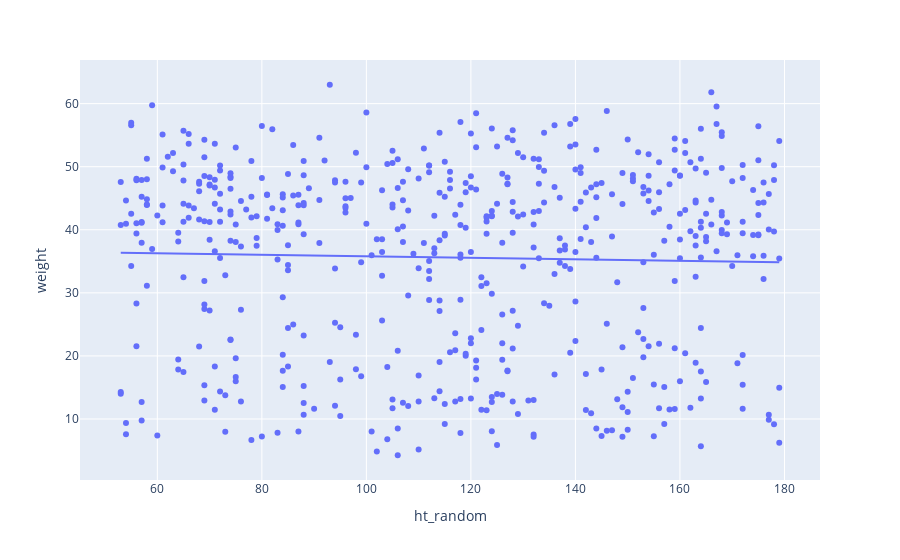

Notebook source saved alongside this figure:
### Code cell
fig_scatter_rand.show()

### Figure 1 — Plotly figure (JSON) as saved in the notebook; plotly's stock layout.template omitted (floating-point values rounded to 4 significant figures; data arrays with more than 128 entries replaced by an {"elided": "..."} marker saying what was removed)
{"data": [{"hovertemplate": "ht_random=%{x}<br>weight=%{y}<extra></extra>", "legendgroup": "", "marker": {"color": "#636efa", "symbol": "circle"}, "mode": "markers", "name": "", "orientation": "v", "showlegend": false, "type": "scatter", "x": {"elided": "544 int values"}, "xaxis": "x", "y": {"elided": "544 float values"}, "yaxis": "y"}, {"hovertemplate": "<b>OLS trendline</b><br>weight = -0.0117341 * ht_random + 36.9698<br>R<sup>2</sup>=0.000843<br><br>ht_random=%{x}<br>weight=%{y} <b>(trend)</b><extra></extra>", "legendgroup": "", "marker": {"color": "#636efa", "symbol": "circle"}, "mode": "lines", "name": "", "showlegend": false, "type": "scatter", "x": {"elided": "544 int values"}, "xaxis": "x", "y": {"elided": "544 float values"}, "yaxis": "y"}], "layout": {"legend": {"tracegroupgap": 0}, "margin": {"t": 60}, "xaxis": {"anchor": "y", "domain": [0, 1], "title": {"text": "ht_random"}}, "yaxis": {"anchor": "x", "domain": [0, 1], "title": {"text": "weight"}}}}
